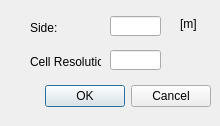
<?xml version="1.0" encoding="UTF-8"?>
<ui version="4.0">
 <class>TerrainSizeInputDialog</class>
 <widget class="QDialog" name="TerrainSizeInputDialog">
  <property name="geometry">
   <rect>
    <x>0</x>
    <y>0</y>
    <width>220</width>
    <height>126</height>
   </rect>
  </property>
  <property name="windowTitle">
   <string>Dialog</string>
  </property>
  <widget class="QWidget" name="layoutWidget">
   <property name="geometry">
    <rect>
     <x>10</x>
     <y>80</y>
     <width>201</width>
     <height>33</height>
    </rect>
   </property>
   <layout class="QHBoxLayout">
    <property name="spacing">
     <number>6</number>
    </property>
    <property name="margin">
     <number>0</number>
    </property>
    <item>
     <spacer>
      <property name="orientation">
       <enum>Qt::Horizontal</enum>
      </property>
      <property name="sizeHint" stdset="0">
       <size>
        <width>31</width>
        <height>31</height>
       </size>
      </property>
     </spacer>
    </item>
    <item>
     <widget class="QPushButton" name="okButton">
      <property name="text">
       <string>OK</string>
      </property>
     </widget>
    </item>
    <item>
     <widget class="QPushButton" name="cancelButton">
      <property name="text">
       <string>Cancel</string>
      </property>
     </widget>
    </item>
   </layout>
  </widget>
  <widget class="QLabel" name="label">
   <property name="geometry">
    <rect>
     <x>30</x>
     <y>20</y>
     <width>41</width>
     <height>16</height>
    </rect>
   </property>
   <property name="text">
    <string>Side:</string>
   </property>
  </widget>
  <widget class="QLineEdit" name="lineEditSide">
   <property name="geometry">
    <rect>
     <x>110</x>
     <y>16</y>
     <width>51</width>
     <height>20</height>
    </rect>
   </property>
  </widget>
  <widget class="QLabel" name="label_2">
   <property name="geometry">
    <rect>
     <x>180</x>
     <y>16</y>
     <width>21</width>
     <height>16</height>
    </rect>
   </property>
   <property name="text">
    <string>[m]</string>
   </property>
  </widget>
  <widget class="QLabel" name="label_5">
   <property name="geometry">
    <rect>
     <x>30</x>
     <y>54</y>
     <width>71</width>
     <height>16</height>
    </rect>
   </property>
   <property name="text">
    <string>Cell Resolution:</string>
   </property>
  </widget>
  <widget class="QLineEdit" name="lineEditCellResolution">
   <property name="geometry">
    <rect>
     <x>110</x>
     <y>50</y>
     <width>51</width>
     <height>20</height>
    </rect>
   </property>
  </widget>
 </widget>
 <resources/>
 <connections/>
</ui>
